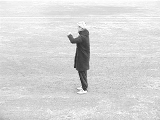
#> input picture frame 40 of input_videos/person15_boxing_d1_uncomp.avi, 160 x 120 px
$ python main.py   (older library calls are emulated)
#> lines starting #> are read from the running program, lines starting #| are printed output that depends on the picture
import cv2
import numpy as np
import os
import matplotlib.pyplot

VID_DIR = "input_videos"
OUT_DIR = "output"

# MHI helper functions
def create_binary_img(video_name, start_frame, end_frame, gaussian_size, sigma, morph_kernal_size, tau_h):
    # video
#> called with video_name = 'person15_boxing_d1_uncomp.avi', start_frame = 0, end_frame = 36, gaussian_size = (5, 5), sigma = 0, morph_kernal_size = (3, 3), tau_h = 8
    video = os.path.join(VID_DIR, video_name)
    # generate images from videos
    img_gen = video_frame_generator(video)

    # morph_kernal_size
    morph_kernal_size = np.ones(morph_kernal_size, dtype = np.uint8)

    # starting img
    img_start = img_gen.__next__()
#> img_start is the input picture: shape (120, 160, 3); min 29, max 255, mean 215.9
    # starting img, pre-process
    img_start = cv2.cvtColor(img_start, cv2.COLOR_BGR2GRAY)
#> img_start: shape (120, 160)
    img_start = cv2.GaussianBlur(img_start, gaussian_size, sigma)

    # counter to check starting frame
    count = 0

    while img_start is not None:
        if count == start_frame:

            # next image
            img_next = img_gen.__next__()
            # next image, preprocess
            img_next = cv2.cvtColor(img_next, cv2.COLOR_BGR2GRAY)
            img_next = cv2.GaussianBlur(img_next, gaussian_size, sigma)

            # initiate binary img storage
            diffs = []
            next = []

            for i in range(start_frame, end_frame):
                # calculate image difference
                img_diff = np.abs(cv2.subtract(img_next, img_start)) >= tau_h
                img_diff = img_diff.astype(np.uint8)
                img_diff = cv2.morphologyEx(img_diff, cv2.MORPH_OPEN, morph_kernal_size)

                # store images
                next.append(img_next)
                diffs.append(img_diff)

                # update images and counter
                img_start = img_next

                img_next = img_gen.__next__()
                img_next = cv2.cvtColor(img_next, cv2.COLOR_BGR2GRAY)
                img_next = cv2.GaussianBlur(img_next, gaussian_size, sigma)

                count += 1
            break

        # update starting image to the starting frame
        img_start = img_gen.__next__()
        img_start = cv2.cvtColor(img_start, cv2.COLOR_BGR2GRAY)
        img_start = cv2.GaussianBlur(img_start, gaussian_size, sigma)

        count += 1
#> this loop made 1 pass
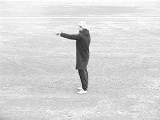
#> input picture frame 45 of input_videos/person15_boxing_d1_uncomp.avi, 160 x 120 px
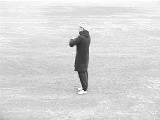
#> input picture frame 49 of input_videos/person15_boxing_d1_uncomp.avi, 160 x 120 px
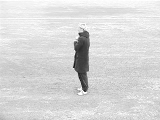
#> input picture frame 52 of input_videos/person15_boxing_d1_uncomp.avi, 160 x 120 px
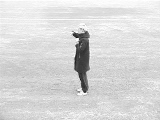
#> input picture frame 57 of input_videos/person15_boxing_d1_uncomp.avi, 160 x 120 px
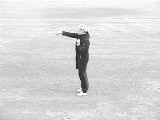
#> input picture frame 60 of input_videos/person15_boxing_d1_uncomp.avi, 160 x 120 px
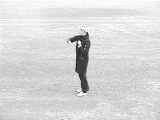
#> input picture frame 65 of input_videos/person15_boxing_d1_uncomp.avi, 160 x 120 px
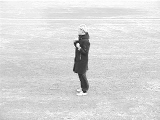
#> input picture frame 69 of input_videos/person15_boxing_d1_uncomp.avi, 160 x 120 px
#> after the loop, count = 28

    return diffs, next

# [72 lines left out: functions create_MHI, create_hu, plot_confusion_matrix, not called in this run]

#video helper functions, reference from assignment3
def save_image(filename, image):
    """Convenient wrapper for writing images to the output directory."""
    cv2.imwrite(os.path.join(OUT_DIR, filename), image)

def video_frame_generator(filename):
    video = cv2.VideoCapture(filename)
    while video.isOpened():
        ret, frame = video.read()
        if ret:
            yield frame
        else:
            break
    video.release()
    yield None

# [82 lines left out: functions mp4_video_writer, mark_location, video_create, not called in this run]

# classifier class
class Classifier():

    def __init__(self):
        self.classifier = cv2.ml.KNearest_create()

    def train(self, X, y):
        # train the classifier
        self.classifier.train(X, cv2.ml.ROW_SAMPLE, y)

    # [32 lines left out: functions cross_validation, predict, not called in this run]

# main class
class Main():

    def __init__(self):
        # initiate test video
        self.testvideo = "test_video.mp4"

    def process_and_train(self):
        # action names and labels
        act_name_label = [('boxing',1), ('handclapping',2), ('handwaving',3), ('jogging',4), ('running',5), ('walking',6)]

        # starting and ending frames of each action in the training videos, three actions per type of action
        frames = {'boxing':[(0, 36),(36, 72),(72, 108)],
                  'handclapping':[(0, 27),(27, 54),(54, 81)],
                  'handwaving':[(0, 48),(48, 96),(96, 144)],
                  'jogging':[(15, 70),(145, 200),(245, 300)],
                  'running':[(15, 37),(114, 137),(192, 216)],
                  'walking':[(18, 88),(242, 320),(441, 511)]}

        # parameters, to be tuned for each action
        tau_h = [8, 8, 10, 40, 5, 5]
        tau = [50, 30, 50, 50, 30, 10]
        saved_frames = [5, 12, 20]

        # initiate motion history images, motion energy images and  labels
        MHIS = []
        MEIS = []
        y_true = []

        # create MHIS and MEIS
        for i, (act_name, act_label) in enumerate(act_name_label):
            for j, (start_frame, end_frame) in enumerate(frames[act_name]):

                # video file
                video = 'person15_' + str(act_name) + '_d1_uncomp.avi'

                # create binary images
                diffs, next = create_binary_img(video_name = video, start_frame=start_frame, end_frame=end_frame,
                                gaussian_size=(5, 5), sigma=0, morph_kernal_size=(3, 3), tau_h=tau_h[i])

                # create motion history images
                MHI = create_MHI(binary_imgs=diffs, tau=tau[i]).astype(np.float)
                # normalize motion history images
                cv2.normalize(MHI, MHI, 0.0, 255.0, cv2.NORM_MINMAX)

                # create motion energy images
                MEI = (255 * MHI > 0).astype(np.uint8)

                # store MHI, MEI, and labels
                MHIS.append(MHI)
                MEIS.append(MEI)
                y_true.append(act_label)

            # save binary images
            for j in saved_frames:
                out_str = "binary_diff" + "-{}-{}.png".format(act_name, j)
                cv2.normalize(diffs[j], diffs[j], 0, 255, cv2.NORM_MINMAX)
                save_image(out_str, diffs[j])

            for j in saved_frames:
                out_str = "binary_img" + "-{}-{}.png".format(act_name, j)
                save_image(out_str, next[j])

            # save MHI and MEI
            out_str = "MHI" + "-{}.png".format(act_name)
            save_image(out_str, MHI)

            out_str = "MEI" + "-{}.png".format(act_name)
            save_image(out_str, MEI)

        # calculate hu moments
        central_moments = []
        scale_inv_moments = []

        for MHI, MEI in zip(MHIS, MEIS):
            c_MHI, s_MHI = create_hu(MHI)
            c_MEI, s_MEI = create_hu(MEI)

            central_moments.append(np.append(c_MHI, c_MEI))
            scale_inv_moments.append(np.append(s_MHI, s_MEI))

        # train the classifier
        x_train = np.array(scale_inv_moments).astype(np.float32)
        y_train = np.array(y_true).astype(np.int)

        self.classifier = Classifier()
        self.classifier.cross_validation(x_train, y_train)
        self.classifier.train(x_train, y_train)

    # [97 lines left out: function process_and_predict, not called in this run]

if __name__=='__main__':
    # initiate classifier
    cls = Main()

    # build and train classifier
    cls.process_and_train()

    # predict with classifier
    cls.process_and_predict()

$ run again, starting later in the video
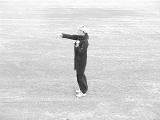
#> input picture frame 183 of input_videos/person15_boxing_d1_uncomp.avi, 160 x 120 px
#> in create_binary_img, img_start is the input picture: shape (120, 160, 3); min 27, max 255, mean 216.1
#> the loop in create_binary_img, `while img_start is not None:` made 1 pass
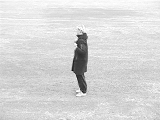
#> input picture frame 196 of input_videos/person15_boxing_d1_uncomp.avi, 160 x 120 px
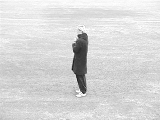
#> input picture frame 212 of input_videos/person15_boxing_d1_uncomp.avi, 160 x 120 px
#> after the loop in create_binary_img, `while img_start is not None:`: count = 28

$ run again, starting later in the video
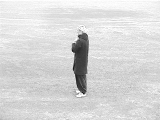
#> input picture frame 326 of input_videos/person15_boxing_d1_uncomp.avi, 160 x 120 px
#> in create_binary_img, img_start is the input picture: shape (120, 160, 3); min 23, max 255, mean 216.2
#> the loop in create_binary_img, `while img_start is not None:` made 1 pass
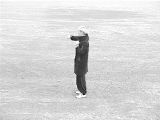
#> input picture frame 333 of input_videos/person15_boxing_d1_uncomp.avi, 160 x 120 px
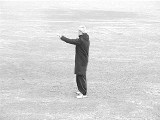
#> input picture frame 355 of input_videos/person15_boxing_d1_uncomp.avi, 160 x 120 px
#> after the loop in create_binary_img, `while img_start is not None:`: count = 28
